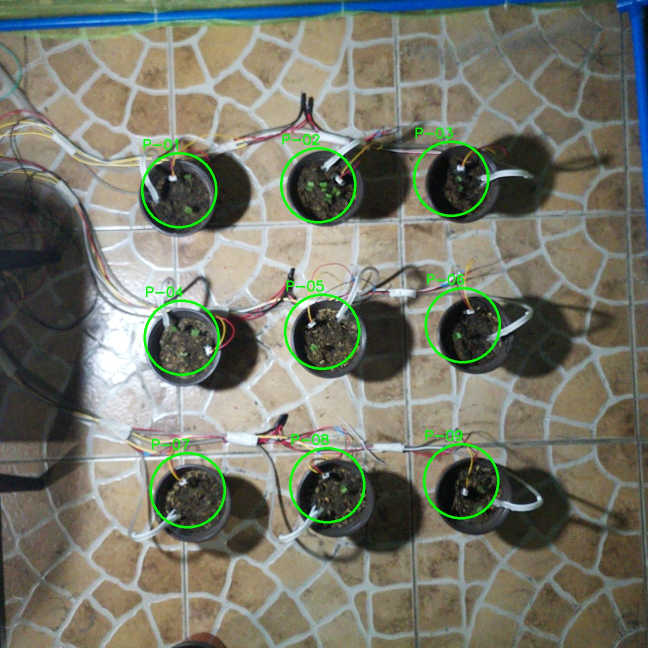
#> input picture Dual_Archi/camcheck/rois.jpg, 1296 x 1296 px (shown at 1/2 size)
$ python -i validate_clean_mask.py   (imports and definitions only)   (older library calls are emulated)
#> lines starting #> are read from the running program, lines starting #| are printed output that depends on the picture; after the words box and inside, x2 and y2 are one past the last pixel; in counts of white or black regions, pixels touching at a corner belong together
#> further down, picture is the input picture: shape (1296, 1296, 3); mean B, G, R 105.8, 119.1, 117.2
### Dual_Archi/capture_gpr.py
#!/usr/bin/env python3
"""
capture_gpr.py -- daily noon vision pipeline on the Raspberry Pi Zero 2W.  v5

Thesis: Computer Vision-Based Growth Monitoring and Yield Prediction for
        Pechay Under Differential Soil Moisture Treatments in a Greenhouse

Implements Appendix G. One frame at 12:00, HSV threshold inside each pot's ROI,
Green Pixel Ratio per pot, appended to growth_dataset.csv together with the soil
moisture pulled from the ESP32-S3. From D12 (2026-10-17) the raw noon frame is
also kept as a lossless PNG in ~/agrisentry_data/frames/ (~3 MB/day), so the GPR
can be recomputed if the ROIs or mask ever change; before that it was discarded.

Deliverable 3 (per-pot GPR time-series) and Deliverable 5 (the SM column of the
training dataset, 9 pots x D8-D30 = 207 rows) both come out of this script.

-----------------------------------------------------------------------------
CHANGES FROM v4 -- read these before running
-----------------------------------------------------------------------------
 1. SYNTAX FIX. v4 had a stray shell command ("sh ced@10.195...") pasted between
    validate_rois() and main(). The file would not even parse.

 2. MORPH_K: 9 -> 3.  The v4 comment claimed "a 5x5 opening only removes bridges
    up to 2 px wide -- a 3 px bridge survives it intact". That was measured and
    is FALSE. A k x k opening destroys anything NARROWER than k px:

        bridge  3x3   5x5   7x7   9x9
          2px   GONE  GONE  GONE  GONE
          3px   ok    GONE  GONE  GONE
          5px   ok    ok    GONE  GONE
          9px   ok    ok    ok    ok

    Measured against the real D=5 seedling photo (test_2.png), fraction of
    genuine green pixels retained:  3x3 = 98.4%,  5x5 = 95.4%,  9x9 = 75.0%.
    At 9x9 pot P-05 read 0.000% for a seedling plainly visible in the frame.
    At 1.34 px/mm, 9x9 erases anything thinner than 6.7 mm -- wider than a
    pechay cotyledon. It is sized to delete the plant during weeks 1-2.

    Note also that cross-pot leaf bridges are not inside ANY ROI: the ROI is
    90% of the rim and there is ~130 mm of bare soil between rims at 330 mm
    pitch. The guard margin already does the job Section III.C credits to the
    opening. The kernel's remaining useful role is killing speckle noise.

 3. SOWING_DATE is now read from ~/thesis/sowing_date.txt when present, and
    day_index() refuses to run outside D = 1..35. v4 shipped a hardcoded past
    date with no bounds check -- running it before sowing wrote a wrong D, and
    D is a term in the model.

 4. DUPLICATE-DAY GUARD. v4 appended unconditionally, so a second run in one day
    silently wrote 18 rows instead of 9. Duplicated plant-days over-weight that
    day in every LOOCV fold it appears in, inflating R². Now it refuses.

 5. pi_link is imported lazily, so --no-sm --test-image works on a machine with
    no pyserial installed.

 6. Camera height. v4's docstring said 1350 mm for a 900 mm array, measured to
    the floor. Both were wrong. Clearance must be measured to the CANOPY plane
    (pot height + plant height ~= 430 mm), not the floor, because the canopy is
    closer to the lens and clips first. For the real 860 mm pot bounding box at
    330 mm pitch, the v3's 41 deg vertical FOV needs the camera at 1600-1650 mm
    above the floor. Section III.B still needs updating -- it also still names
    the Camera Module V2 (48.8 deg VFOV), which is not the camera in use.

 7. NEW DIAGNOSTIC COLUMNS (GPR itself is unchanged -- these are additions):
      raw_gpr_noopen  same GPR with the opening skipped. Run both for the first
                      week; if they track, the kernel is not eating your plants.
      terr_gpr        green fraction inside a TERRITORY circle (the pot's
                      Voronoi cell at your pitch) instead of the pot rim. The
                      rim ROI saturates once canopy diameter exceeds ~180 mm,
                      which happens around D=24-28 while fresh weight is still
                      climbing. terr_gpr keeps rising. Costs one extra mask.
      canopy_w_px/h_px  bounding box of the largest green blob in the ROI. Keeps
                      growing after area saturates.

 8. validate_rois() now does a circle-distance check when circular=True. v4
    tested bounding boxes, which can overlap while the circles do not -- it
    could refuse a perfectly good ROI file on planting day.

 9. The anomaly flag now scales with the gap between readings. v4 compared to
    the previous ROW regardless of how many days had passed, so one missed
    capture guaranteed a false flag during the fast-growth window.

10. Debug overlay draws circles when circular=True (v4 always drew rectangles,
    which did not show the ROI actually being measured).

-----------------------------------------------------------------------------
Install (Bookworm):
    python3 -m venv --system-site-packages ~/thesis-env
    source ~/thesis-env/bin/activate
    pip install opencv-python-headless numpy pyserial

  --system-site-packages is REQUIRED. Picamera2 is installed system-wide by apt
  and cannot be pip-installed into an isolated venv.

Cron (crontab -e).  flock stops a hung run from overlapping tomorrow's:
    0 12 * * * /usr/bin/flock -n /tmp/gpr.lock /home/USER/thesis-env/bin/python3 \
               /home/USER/thesis/capture_gpr.py >> /home/USER/thesis/cron.log 2>&1

  Check `whoami` -- Bookworm's default user is usually NOT "pi".
  Set the timezone ONCE before D=1 and never change it mid-run:
      sudo timedatectl set-timezone Asia/Manila

Offline testing, no camera and no ESP32 required:
    python3 capture_gpr.py --test-image frame.jpg --no-write --no-sm
    python3 capture_gpr.py --test-image frame.jpg --debug-overlay /tmp/ov.png

CAMERA MODULE 3 -- autofocus MUST be locked. If focus hunts between days, edge
sharpness changes and the green pixel count drifts independently of growth.
"""

import argparse
import csv
import json
import os
import subprocess
import sys
import time
from datetime import datetime

import cv2
import numpy as np

BASE = os.path.expanduser("~/thesis")
ROI_FILE = os.path.join(BASE, "pot_rois.json")
OUT_CSV = os.path.join(BASE, "growth_dataset.csv")
OUT_CLEAN_CSV = os.path.join(BASE, "growth_dataset_clean.csv")
SOWING_FILE = os.path.join(BASE, "sowing_date.txt")
FRAME_DIR = os.path.expanduser("~/agrisentry_data/frames")   # daily raw noon frames

# Fallback only. Prefer writing the real date into ~/thesis/sowing_date.txt on
# sowing day so nobody has to edit source on a live rig.
SOWING_DATE_FALLBACK = "2026-08-15"
CYCLE_DAYS = 30          # grow-out shortened to 30 days (harvest on D30)

CAPTURE_SIZE = (1296, 1296)                  # 2x binned from 4608x2592

# ---------------------------------------------------------------------------
# RIG GEOMETRY -- measure these on the finished rig
# ---------------------------------------------------------------------------
# PX_PER_MM: photograph a ruler lying at the POT RIM plane and count.
# At 1650 mm camera height over an 860 mm pot box this comes out near 1.34.
PX_PER_MM = 1.34
POT_PITCH_MM = 330.0        # centre-to-centre. Territory circle diameter.

# ---------------------------------------------------------------------------
# HSV THRESHOLD
# ---------------------------------------------------------------------------
# The manuscript writes the mask as "35 deg <= Hue <= 85 deg". Those NUMBERS
# are correct, but the degree symbols are not: 35 and 85 are OpenCV hue units,
# not degrees. OpenCV stores hue on a 0-179 scale, so 35-85 spans 70-170 deg on
# the true colour wheel, which is exactly where leaf green lives.
#
# VERIFIED on a real outdoor foliage frame: accepted pixels had median hue 67,
# 5th-95th percentile 43-82. Comfortably inside the band.
#
# Do NOT "convert" 35-85 to 18-42 by halving. That returns 0.00 % GPR on a
# healthy green canopy, because it selects orange-yellow instead of green.
# Keep these values in OpenCV units. Fix the manuscript text, not the code.
HUE_LO, HUE_HI = 38, 85
SAT_MIN, VAL_MIN = 100, 55      # Filters out dry soil and shade cloth glare
CLEAN_HUE_LO, CLEAN_HUE_HI = 36, 85
CLEAN_SAT_MIN, CLEAN_VAL_MIN = 100, 55
WEAK_HUE_LO, WEAK_HUE_HI = 34, 88
WEAK_SAT_MIN, WEAK_VAL_MIN = 80, 48
MIN_BLOB_AREA = 12
POT_INNER_R_PX = 68.0
REF_R, REF_G, REF_B = 62.3, 72.3, 60.5

# Opening kernel, in PIXELS but chosen from a PHYSICAL size. A k x k opening
# erases anything thinner than k px. At PX_PER_MM = 1.34, k = 3 erases features
# thinner than 2.2 mm -- below a pechay petiole, above single-pixel noise.
# Raising this deletes real plant. See CHANGES note 2.
MORPH_MM = 2.2               # thinnest real feature we are willing to lose
MORPH_K = max(3, int(round(MORPH_MM * PX_PER_MM)) | 1)   # odd, never below 3
MORPH_KERNEL = np.ones((MORPH_K, MORPH_K), np.uint8)

# GPR jumping more than this PER DAY is implausible and usually means the rig
# moved or the lighting changed. Scaled by the gap between readings so a missed
# capture does not auto-flag the next one. Flagged, not discarded.
ANOMALY_DELTA_PER_DAY = 8.0

CSV_HEADER = ["day", "timestamp", "pot_id", "sm_pct",
              "raw_gpr", "smooth_gpr", "green_px", "total_px", "flag",
              "raw_gpr_noopen", "terr_gpr", "terr_green_px", "terr_total_px",
              "canopy_w_px", "canopy_h_px", "morph_k",
              "cell_gpr", "cell_green_px", "cell_total_px"]

# Pot-area ("cell") GPR, live from run 2 (sown 2026-10-29). Each pot owns the
# pixels closer to its centre than to any other pot's centre, up to CELL_R_PX.
# Cells never overlap, and a plant leaning past its rim stays in its own cell
# (run 1: the pot circle read 0 for leaning P-01/P-05/P-07).
CELL_R_PX = 175          # ~13 cm at 1.34 px/mm; half the closest pot spacing is ~160-180 px


# ---------------------------------------------------------------------------
# DAY INDEX
# ---------------------------------------------------------------------------
# [28 lines left out: functions sowing_date, day_index, not called in this run]


# ---------------------------------------------------------------------------
# CAPTURE
# ---------------------------------------------------------------------------
# Capture light (relay 12). When USE_CAPTURE_LIGHT is True it is switched on for
# every capture so illumination is identical day to day. OFF since 2026-10-12:
# the light plus camera load was suspected of browning out the Pi, and noon
# daylight is used instead. Flip back to True once the light is proven safe.
USE_CAPTURE_LIGHT = False
# The ESP32 turns it off by itself after LIGHT_PULSE_MS even if this
# script dies; we also switch it off explicitly as soon as the frame is taken.
LIGHT_PULSE_MS = 20000

# Brightness normalisation (since 2026-10-14). One fixed exposure fails across
# weather: 24 ms washed seedlings out on a sunny noon (Oct 13), 6 ms left them too
# dark to pass V >= VAL_MIN on an overcast noon (Oct 14, mean V 13 vs 73). So each
# capture starts at 6 ms and rescales the exposure until the frame's mean V matches
# the calibrated reference frame (Oct 13 12:00, 6 ms, mean V = 73). Gain and white
# balance stay locked, so colour/hue are unchanged -- only brightness is matched.
# The exposure used is logged to exposure_log.csv every day.
AUTO_EXPOSURE = True
TARGET_MEAN_V = 73.0
EXPOSURE_START_US = 6000
EXPOSURE_MIN_US, EXPOSURE_MAX_US = 1000, 100000
LAST_EXPOSURE = {}          # filled by capture_frame(): exposure_us, mean_v, steps
EXPOSURE_LOG = os.path.join(BASE, "exposure_log.csv")

# Light only when it is really dark: if even the longest exposure cannot bring the
# frame within 20 % of the target brightness, the capture light is switched on and
# the brightness is matched again. Light days are marked light_used=1 in
# exposure_log.csv, because lit frames read higher GPR (more saturated green) --
# flag/check those days in the analysis.
AUTO_LIGHT_WHEN_DARK = True
DARK_V = 0.8 * TARGET_MEAN_V
LIGHT_SETTLE_S = 1.5        # let the light reach full, steady output first


# [148 lines left out: functions _light, open_locked_camera, _mean_v, _match_brightness, capture_frame, circle_mask and 2 more, not called in this run]


def sunny_wb_bgr(frame):
    """Normalize BGR frame to sunny-day neutral reference on mid-tone pixels."""
    f = frame.astype(np.float32)
    lum = f.mean(axis=2)
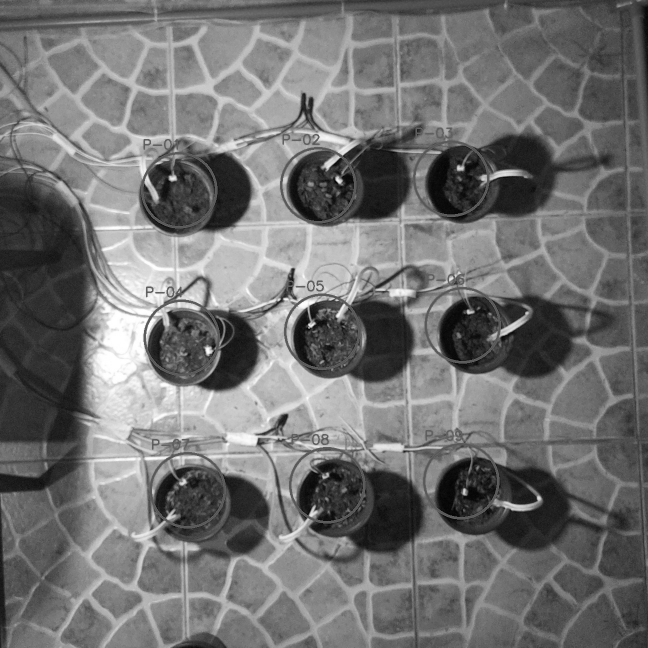
#> lum: shape (1296, 1296) float32 (shown at 1/2 size); min 1, max 255, mean 114
    valid = (lum > 15) & (lum < 235)
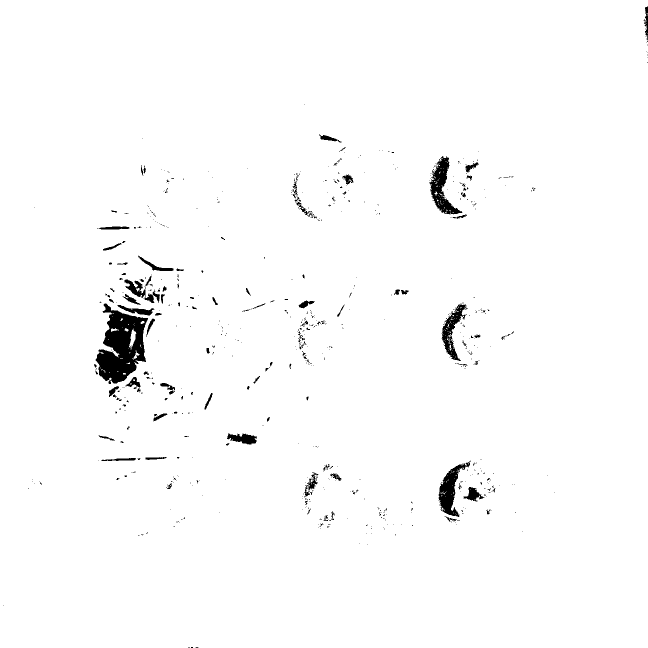
#> valid: shape (1296, 1296) bool (shown at 1/2 size); 98.2% white; 676 black regions (573 under 20 px), largest, box (x1, y1, x2, y2) and area: (191, 607, 296, 768) 9511, (859, 312, 925, 429) 2849, (877, 921, 941, 1034) 2620
    if np.count_nonzero(valid) < 1000:
        valid = np.ones(frame.shape[:2], dtype=bool)
    bm = float(f[..., 0][valid].mean())
#> bm = 104.9
    gm = float(f[..., 1][valid].mean())
#> gm = 118.5
    rm = float(f[..., 2][valid].mean())
#> rm = 116.6
    out = np.empty_like(f)
    out[..., 0] = f[..., 0] * (REF_B / max(bm, 1.0))
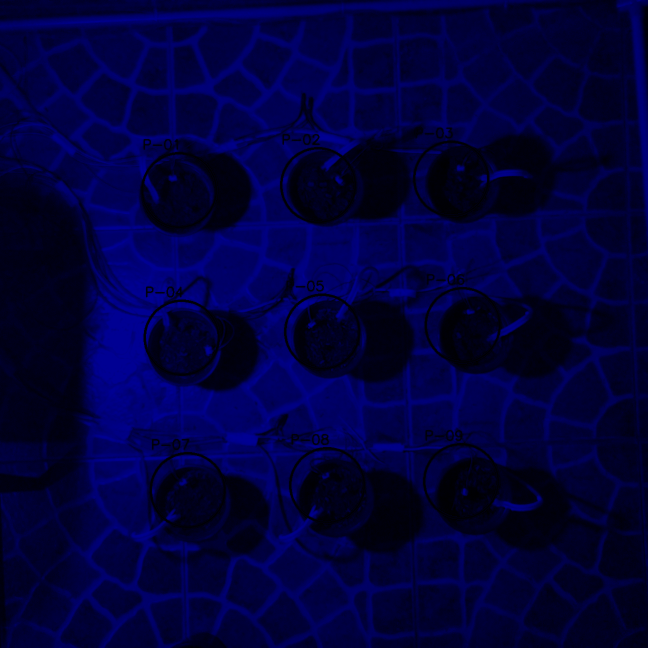
#> out: shape (1296, 1296, 3) float32 (shown at 1/2 size); mean B, G, R 61, 0, 0
    out[..., 1] = f[..., 1] * (REF_G / max(gm, 1.0))
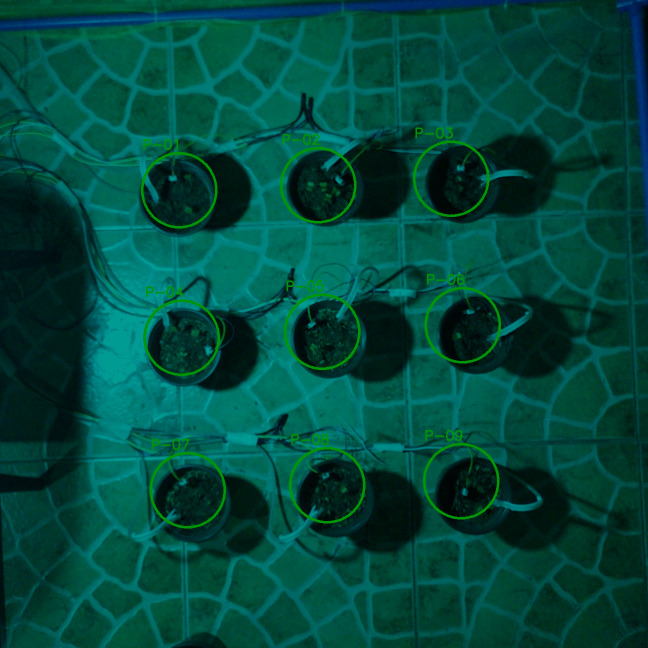
#> out: shape (1296, 1296, 3) float32 (shown at 1/2 size); mean B, G, R 61, 72.7, 0
    out[..., 2] = f[..., 2] * (REF_R / max(rm, 1.0))
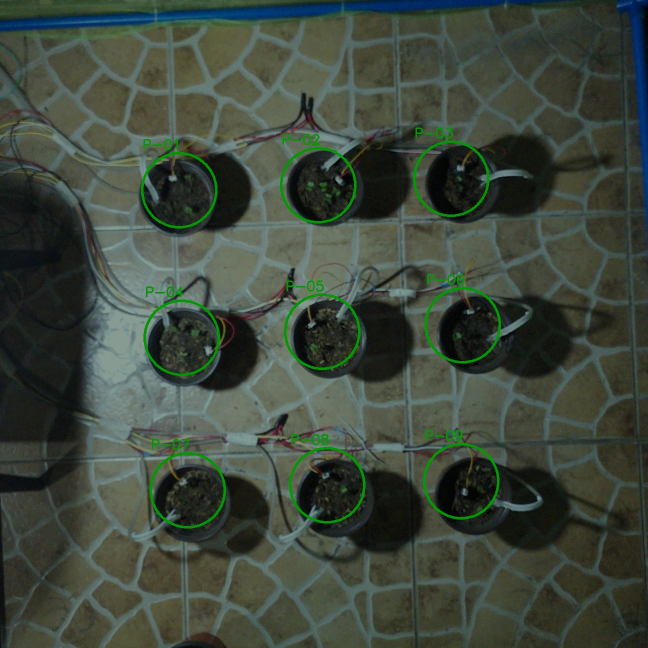
#> out: shape (1296, 1296, 3) float32 (shown at 1/2 size); mean B, G, R 61, 72.7, 62.6
    return np.clip(out, 0, 255).astype(np.uint8)


# [5 lines left out: function hsv_mask, not called in this run]


def green_mask(hsv):
    """Original validated threshold + 3x3 opening for the whole frame."""
    return cv2.morphologyEx(hsv_mask(hsv), cv2.MORPH_OPEN, MORPH_KERNEL)


# [50 lines left out: functions clean_green_mask, cell_masks, not called in this run]


def masked_count(mask, area):
    return int(np.count_nonzero(cv2.bitwise_and(mask, mask, mask=area)))


# [39 lines left out: functions canopy_bbox, previous_gpr_all, already_written, not called in this run]


# ---------------------------------------------------------------------------
# CAMERA ALIGNMENT (added D10, 2026-11-07)
# ---------------------------------------------------------------------------
# The camera mount moved by up to ~150 px within hours on D10. pot_rois.json was
# fitted on ALIGN_REF; each new frame is matched to that reference photo (phase
# correlation on edges, so a change in light or shade does not count as movement)
# and the pot circles are shifted by the camera's movement before anything is
# measured. Same circles, same sizes, same mask: only their position follows the
# camera. Every shift is written to align_log.csv. A weak or implausible match is
# not applied (the circles stay where pot_rois.json puts them) and is logged.
ALIGN_REF = os.path.join(BASE, "align_ref.png")
ALIGN_LOG = os.path.join(BASE, "align_log.csv")
ALIGN_MIN_CONF = 0.12      # phase-correlation peak; real matches here were 0.35-0.45
ALIGN_MAX_PX = 250         # beyond this the pots would be leaving the frame


# [88 lines left out: functions _align_edges, camera_shift, shift_rois, aligned_rois, validate_rois, not called in this run]


def math_hypot(dx, dy):
    return (dx * dx + dy * dy) ** 0.5


# [282 lines left out: functions _measure_pot_row, _save_overlay, _append_csv_rows, main, not called in this run]


# [2 lines that do not run on import are left out]

### Dual_Archi/tools/validate_clean_mask.py
#!/usr/bin/env python3
"""validate_clean_mask.py -- score the clean mask (and each of its steps) against
the hand labels, exactly the way `gpr_validate.py score` scores the original mask.

Ground truth: GPR_VALIDATION/labels_Cedric.json + labels_Kent_v2.json
(run 1, D12 = 2026-10-17 and D13 = 2026-10-18, 9 pots each, two independent
annotators = 36 pot-images). Pot circles: pot_rois_before_20261021.json (the
circles in use on those days, r = 85 px); labels are clipped to them.

Read-only: writes only the --out CSV. Needs opencv + numpy.

    cd Dual_Archi
    python3 tools/validate_clean_mask.py --frames-dir ../framesss \
        --out ../GPR_VALIDATION/results_clean_mask_D12_D13_leafonly.csv
    python3 tools/validate_clean_mask.py --frames-dir ../framesss --plants \
        --out ../GPR_VALIDATION/results_clean_mask_D12_D13_plants.csv

The first line of output ("original") must equal the committed validation
(IoU 0.630, bias +0.044 pp, MAE 0.281 pp, leaf-only); if it does not, the
setup is wrong and the other numbers mean nothing.
"""
import argparse
import csv
import os
import sys

import cv2
import numpy as np

HERE = os.path.dirname(os.path.abspath(__file__))
DUAL = os.path.dirname(HERE)
REPO = os.path.dirname(DUAL)
sys.path.insert(0, HERE)
sys.path.insert(0, DUAL)
import capture_gpr as cg  # noqa: E402
import gpr_validate as gv  # noqa: E402

LABELS = [os.path.join(REPO, "GPR_VALIDATION", "labels_Cedric.json"),
          os.path.join(REPO, "GPR_VALIDATION", "labels_Kent_v2.json")]
ROIS = os.path.join(DUAL, "pot_rois_before_20261021.json")


def thr(hsv, h_lo, s_min, v_min, h_hi):
#> called with h_lo = 36, s_min = 100, v_min = 55, h_hi = 85
    return cv2.inRange(hsv, np.array([h_lo, s_min, v_min], np.uint8),
                       np.array([h_hi, 255, 255], np.uint8))
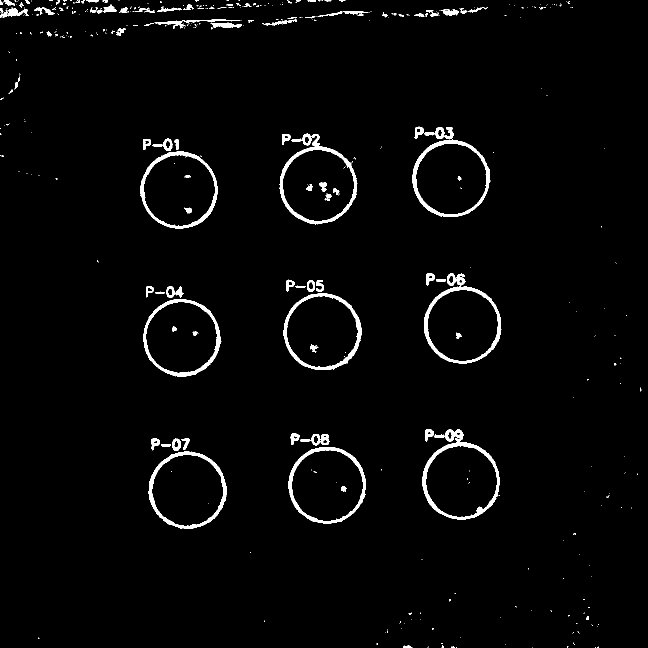
#> returned value: shape (1296, 1296) (shown at 1/2 size); 2.5% white; 447 white regions (332 under 20 px), largest, box (x1, y1, x2, y2) and area: (845, 885, 999, 1040) 3079, (297, 903, 453, 1058) 3064, (567, 586, 723, 740) 3059


def wb_core(frame):
    """Clean mask step 1: sunny-reference white balance, clean HSV band, 3x3 opening."""
    hsv = cv2.cvtColor(cg.sunny_wb_bgr(frame), cv2.COLOR_BGR2HSV)
    core = cv2.morphologyEx(thr(hsv, cg.CLEAN_HUE_LO, cg.CLEAN_SAT_MIN, cg.CLEAN_VAL_MIN,
                                cg.CLEAN_HUE_HI), cv2.MORPH_OPEN, cg.MORPH_KERNEL)
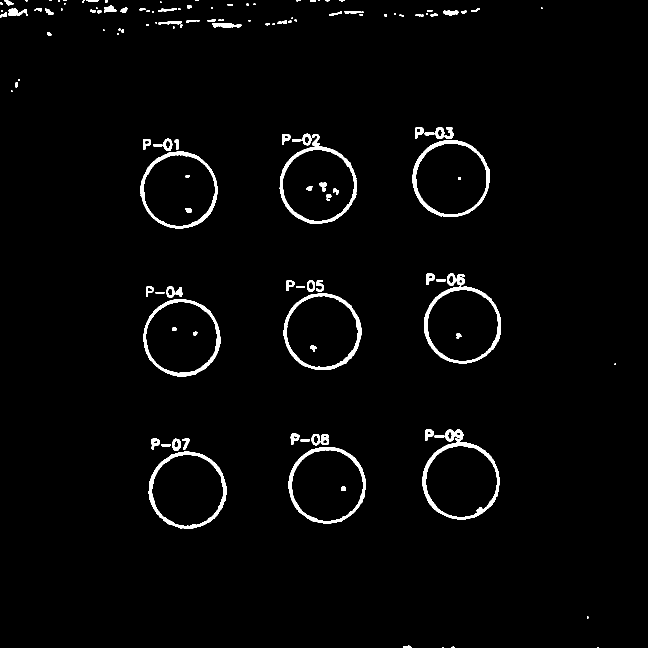
#> core: shape (1296, 1296) (shown at 1/2 size); 2.3% white; 145 white regions (43 under 20 px), largest, box (x1, y1, x2, y2) and area: (845, 885, 999, 1040) 3061, (297, 903, 453, 1058) 3057, (567, 586, 723, 740) 3039
    return hsv, core


# [126 lines left out: functions inner_disc, blob_filter, edge_recovery, full_clean, variants, summarise and 1 more, not called in this run]


# [2 lines not run here, left out]

>>> import cv2
>>> picture = cv2.imread('../camcheck/rois.jpg')
>>> result = wb_core(picture)
